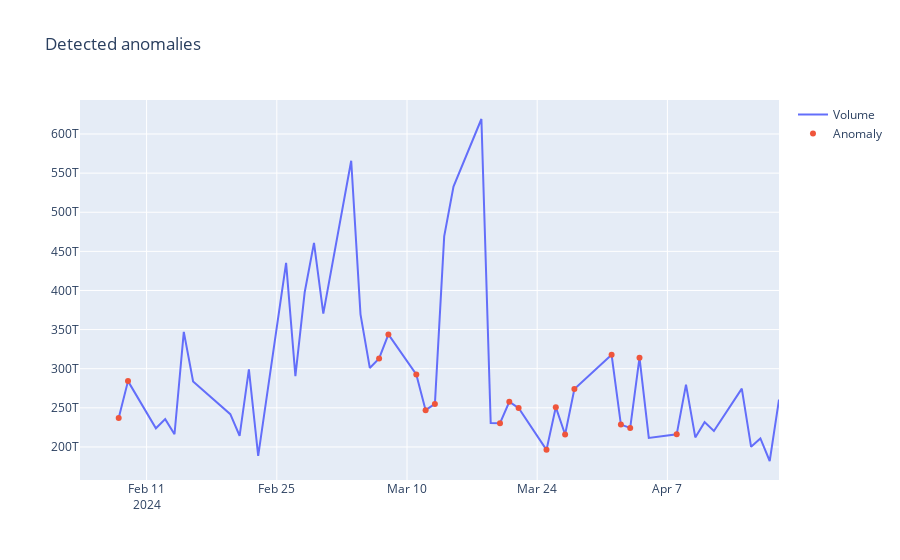

Notebook cell for this chart:
### Code cell
fig = go.Figure()
fig.add_trace(go.Scatter(x=anomaly_df['Date'], y=source_data[:,1], name='Volume'))
fig.add_trace(go.Scatter(x=anomalies['Date'], y=anomaly_data[:,1], mode='markers', name='Anomaly'))
fig.update_layout(showlegend=True, title='Detected anomalies')
fig.show()
